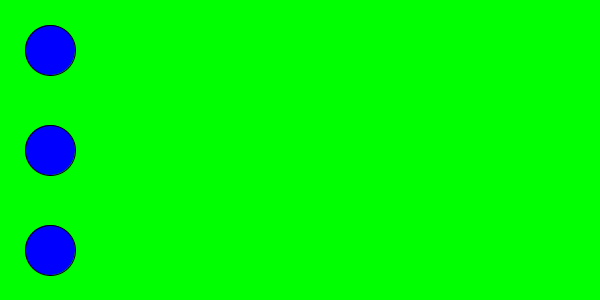
Frame 1 (no input)
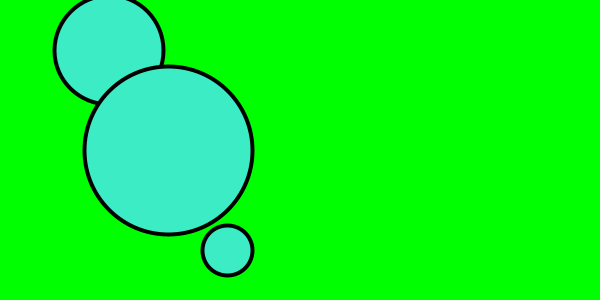
Frame 60 (the mouse pressed at the canvas centre just before this capture)
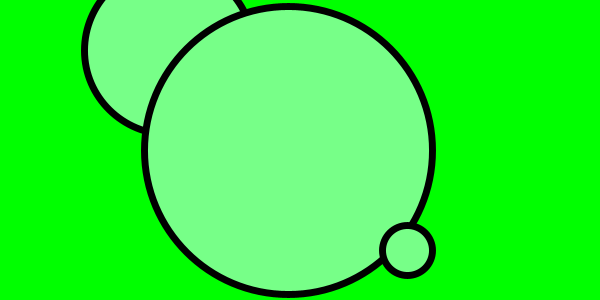
Frame 120 (the mouse held since frame 60 and released just before this capture)

The Processing sketch that drew these frames (run headless with seeded random() and noise(); from frame 60 on, the mouse is pressed at the canvas centre):

// Processing sketch: aula06_g2_exe6
// ── aula06_g2_exe6.pde
int v1=0,v3=0,v2=0; int r=0; int g=0; int b=255; float e=1;
void setup(){ size(600,300); }
void draw(){
  background(0,255,0);
  strokeWeight(e); 
  e=e+0.05;
  fill(r,g,b); 
  r=r+1;
  g=g+4;
  b=b-1;
ellipse(50+v1,50,50+v1,50+v1);
ellipse(50+v2,150,50+v2,50+v2);
ellipse(50+v3,250,50,50);
v1=v1+1;
v2=v2+2;
v3=v3+3;
}
